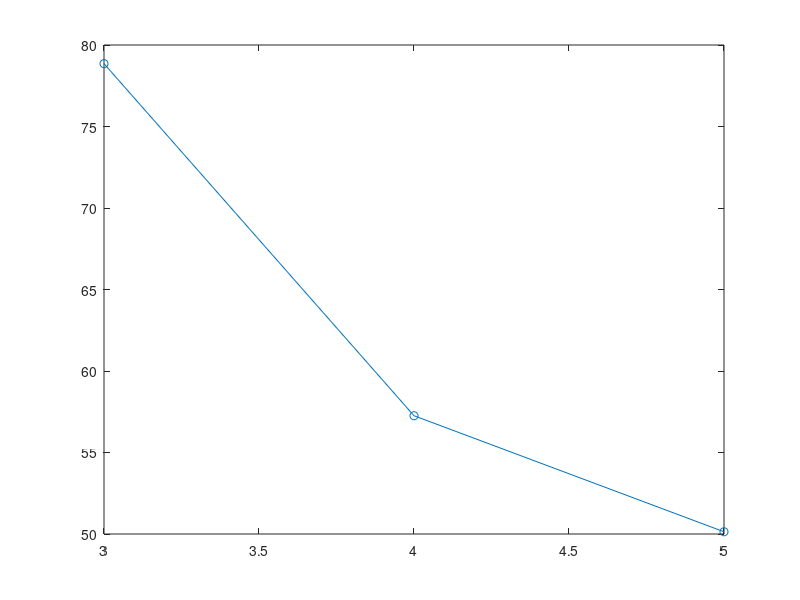
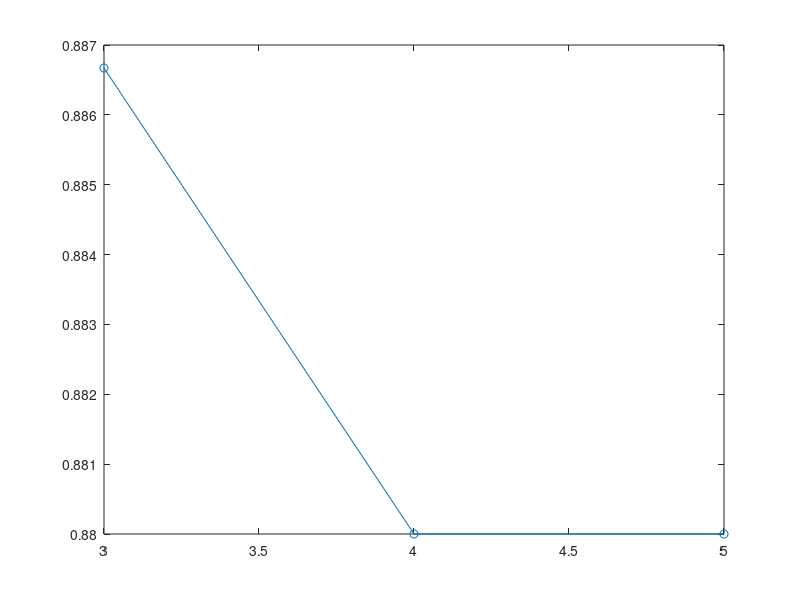

Here is the MATLAB script that generated these plots, in order: (Note: this script raises an error after producing the figures.)
%TODO x axis make it whole numbers

%cluster representation with centroids (normal, global, kd)
%       - centroid, seeds
%   - one plot for MNIST
%   - one plot for gaussian (separated, overlapping)
%SSE for different k
%       - k vakue, SSEs
%   - one plot for MNIST
%   - one plot for gaussian (separated, overlapping)
%accuracy / purity (average of purity of all clusters)
%       -k value purity
%   - one plot for MNIST
%   - one plot for gaussian (separated, overlapping)

%Iris

sse = csvread('Iris_SSE.dat');
figure(22);
plot(sse(:,1),sse(:,2), '-o');

purity = csvread('Iris_Purity.dat');
figure(23);
plot(purity(:,1),purity(:,2), '-o');

kd = csvread('Iris_seeds.dat');
figure(24);
plot(kd(:,1),kd(:,2), '-o');

runtime = csvread('Iris_seeds.dat');
figure(25);
plot(runtime(:,1),runtime(:,2), '-o');

seeds = csvread('Iris_seeds.dat');
centroid1 = csvread('Iris_centroid_1.dat');
centroid2 = csvread('Iris_centroid_2.dat');
centroid3 = csvread('Iris_centroid_3.dat');

figure(26);
plot(seeds(:,1),seeds(:,2),'g.',centroid1(:,1),centroid1(:,2),'k.',centroid1(:,1),centroid1(:,2),'kx');

figure(27);
plot(seeds(:,1),seeds(:,2),'g.',centroid2(:,1),centroid2(:,2),'k.',centroid2(:,1),centroid2(:,2),'kx');

figure(28);
plot(seeds(:,1),seeds(:,2),'g.',centroid3(:,1),centroid3(:,2),'k.',centroid3(:,1),centroid3(:,2),'kx');

%-----------------------------
%MINST dataset

sse1 = csvread('MNIST_SSE.dat');
figure(1);
plot(sse1(:,1),sse1(:,2), '-o');

purity1 = csvread('MNIST_Purity.dat');
figure(2);
plot(purity1(:,1),purity1(:,2), '-o');

kd1 = csvread('MNIST_KD.dat');
figure(3);
plot(kd1(:,1),kd1(:,2), '-o');

runtime1 = csvread('MNIST_runtime.dat');
figure(4);
plot(runtime1(:,1),runtime1(:,2), '-o');

seeds1 = csvread('MNIST_seeds.dat');
centroid11 = csvread('MNIST_centroid_1.dat');
centroid12 = csvread('MNIST_centroid_2.dat');
centroid13 = csvread('MNIST_centroid_3.dat');

figure(5);
plot(seeds1(:,1),seeds1(:,2),'g.',centroid11(:,1),centroid11(:,2),'k.',centroid11(:,1),centroid11(:,2),'kx');

figure(6);
plot(seeds1(:,1),seeds1(:,2),'g.',centroid12(:,1),centroid12(:,2),'k.',centroid12(:,1),centroid12(:,2),'kx');

figure(7);
plot(seeds1(:,1),seeds1(:,2),'g.',centroid13(:,1),centroid13(:,2),'k.',centroid13(:,1),centroid13(:,2),'kx');

%-----------------------------
%Overlapping Gaussian Mixture

sse2 = csvread('Overlapping_SSE.dat');
figure(8);
plot(sse2(:,1),sse2(:,2), '-o');

purity2 = csvread('Overlapping_Purity.dat');
figure(9);
plot(purity2(:,1),purity2(:,2), '-o');

kd2 = csvread('Overlapping_KD.dat');
figure(10);
plot(kd2(:,1),kd2(:,2), '-o');


runtime2 = csvread('Overlapping_runtime.dat');
figure(11);
plot(runtime2(:,1),runtime2(:,2), '-o');

seeds2 = csvread('Overlapping_seeds.dat');
centroid21 = csvread('Overlapping_centroid_1.dat');
centroid22 = csvread('Overlapping_centroid_2.dat');
centroid23 = csvread('Overlapping_centroid_3.dat');

figure(12);
plot(seeds2(:,1),seeds2(:,2),'g.',centroid21(:,1),centroid21(:,2),'k.',centroid21(:,1),centroid21(:,2),'kx');

figure(13);
plot(seeds2(:,1),seeds2(:,2),'g.',centroid22(:,1),centroid22(:,2),'k.',centroid22(:,1),centroid22(:,2),'kx');

figure(14);
plot(seeds2(:,1),seeds2(:,2),'g.',centroid23(:,1),centroid23(:,2),'k.',centroid23(:,1),centroid23(:,2),'kx');

%-----------------------------
%Overlapping Gaussian Mixture

sse3 = csvread('Separate_SSE.dat');
figure(15);
plot(sse3(:,1),sse3(:,2), '-o');

purity3 = csvread('Separate_Purity.dat');
figure(16);
plot(purity3(:,1),purity3(:,2), '-o');

kd3 = csvread('Separate_KD.dat');
figure(17);
plot(kd3(:,1),kd3(:,2), '-o');

runtime3 = csvread('Separate_runtime.dat');
figure(18);
plot(runtime3(:,1),runtime3(:,2), '-o');

seeds3 = csvread('Separate_seeds.dat');
centroid31 = csvread('Separate_centroid_1.dat');
centroid32 = csvread('Separate_centroid_2.dat');
centroid33 = csvread('Separate_centroid_3.dat');

figure(19);
plot(seeds3(:,1),seeds3(:,2),'g.',centroid31(:,1),centroid31(:,2),'k.',centroid31(:,1),centroid31(:,2),'kx');

figure(20);
plot(seeds3(:,1),seeds3(:,2),'g.',centroid32(:,1),centroid32(:,2),'k.',centroid32(:,1),centroid32(:,2),'kx');

figure(21);
plot(seeds3(:,1),seeds3(:,2),'g.',centroid33(:,1),centroid33(:,2),'k.',centroid33(:,1),centroid33(:,2),'kx');



        
        
